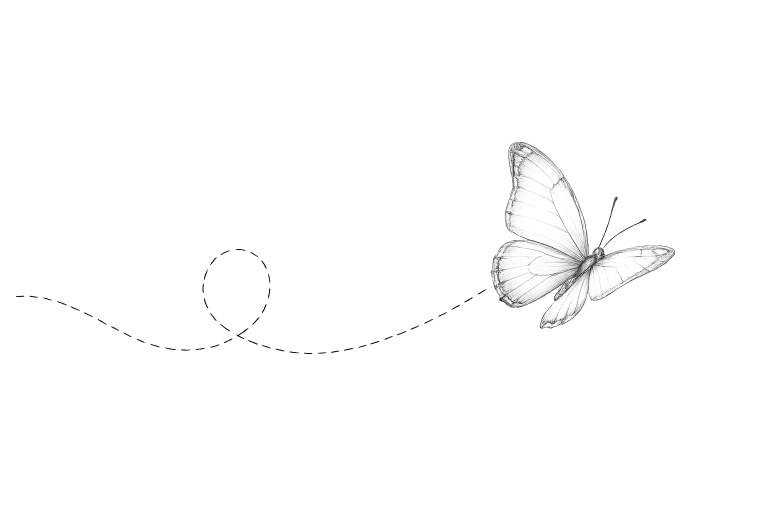
#> input picture website/assets/hero.png, 1536 x 1024 px (shown at 1/2 size)
$ python make_preview.py
#> lines starting #> are read from the running program, lines starting #| are printed output that depends on the picture
#!/usr/bin/env python3
"""Draw the page's derived image assets from the hero.

    python website/make_preview.py    # -> assets/preview.png, assets/favicon-{16,32}.png

Run it when `assets/hero.png` changes, and commit the results. It is NOT part of
`build_website.py`, which is stdlib-only on purpose — this needs Pillow, and these are
assets, not build products.

Two things come out of it, and they travel differently. The **card image** cannot be
carried inside the page: `og:image` is fetched out of band by whoever renders the link, so
a data URI is not an option, and it is uploaded to the site root beside index.html (see
"Hosting" in website/README.md). The **tab icons** are inlined as data URIs like the hero,
so the one-file page keeps its icon when it is opened from disk or arrives by email.

What it does to the art: nothing. The hero is trimmed to its own alpha bounds, scaled to
fit, and centred on the page's paper — no crop through the drawing, no filter, no text
baked over it. 1200x630 is what the card consumers expect at 2:1-ish; the hero is 3:2, so
fitting it whole leaves paper either side, which is what the page does with it too.

The icons are the exception, and only to the *resampling*: see `_shrink()`.
"""

from pathlib import Path

from PIL import Image, ImageFilter

ASSETS = Path(__file__).resolve().parent / "assets"
SRC, OUT = ASSETS / "hero.png", ASSETS / "preview.png"
SIZE = (1200, 630)
PAPER = (247, 244, 234)          # --surface-0, the page's own paper
MARGIN = 0.86                    # of the shorter axis, so the art is not flush to the edge

# Icon size -> the MinFilter radius that draws it, tuned by eye against a magnified
# contact sheet of radii 3..13 at both sizes; see `_shrink()` for what the filter is for.
# Named rather than derived from the decimation factor: they are two numbers somebody
# looked at, and a formula fitted to two points would only dress that up as arithmetic.
# Lower reads washed out, higher smears the wing veins into a blob — 16 turns first.
ICONS = {16: 9, 32: 7}
ICON_PAD = 0.14                  # of the crop's longer side: the filter dilates the ink,
                                 # so tight padding clips the wings it just thickened
DENSITY = 0.02                   # of the densest column, for telling butterfly from trail


def _butterfly(art):
    """The butterfly's own bounds, without the dashed trail that leads up to it.

    `getbbox()` is what the card wants — the whole drawing — but an icon of the whole
    drawing at 16px is a grey smear with a speck at one end. The trail is a hairline of
    dashes and the butterfly is dense line work, so a column's total alpha separates them
    by more than an order of magnitude: walk out from the densest column while the
    density holds. Measured stable at 1%, 2% and 4% (x moves by two pixels), so the
    threshold is not doing delicate work. Derived rather than hardcoded because a fixed
    box goes stale silently the moment the hero is redrawn.

    Resizing the alpha channel to one row is how a column sum is spelled in PIL alone;
    `tobytes()` on an 'L' image is those values, and keeps numpy out of an asset script.
    """
    alpha = art.getchannel("A")
    cols = alpha.resize((art.width, 1), Image.BOX).tobytes()
    peak = max(range(len(cols)), key=cols.__getitem__)
    limit = cols[peak] * DENSITY
    x0 = x1 = peak
    while x0 > 0 and cols[x0 - 1] > limit:
        x0 -= 1
    while x1 < len(cols) - 1 and cols[x1 + 1] > limit:
        x1 += 1
    rows = alpha.crop((x0, 0, x1 + 1, art.height)).resize((1, art.height), Image.BOX).tobytes()
    limit = max(rows) * DENSITY
    ys = [i for i, v in enumerate(rows) if v > limit]
    return x0, ys[0], x1 + 1, ys[-1] + 1


def _shrink(square, n):
    """One icon, at the size a browser will actually paint it.

    The hero is hairline pencil work, and averaging it down loses it: measured on this
    art, a straight LANCZOS to 16px leaves 14 of 256 pixels carrying any ink at all and
    the darkest of them at 3.9:1 on the paper — a blank cream square in the tab. A
    darkest-pixel-wins pass first is the ordinary way to decimate line art, and takes the
    same crop to 149 inked pixels with the strokes at full strength. It changes nothing
    about hero.png; it is a resampling choice, and it applies only here.

    Each size is drawn from the full-resolution crop rather than from a bigger icon. A
    single 32 that the browser scales to 16 for a 1x display re-averages the ink and
    undoes all of the above, which is what `sizes=` on the link tags exists to prevent.
    """
    return square.filter(ImageFilter.MinFilter(ICONS[n])).resize((n, n), Image.LANCZOS)


def preview(art):
    """The link-preview card: the whole drawing, centred on the paper at 1200x630."""
    art = art.crop(art.getbbox() or (0, 0, *art.size))    # its own alpha bounds
    scale = min(SIZE[0] * MARGIN / art.width, SIZE[1] * MARGIN / art.height)
    art = art.resize((round(art.width * scale), round(art.height * scale)), Image.LANCZOS)
    card = Image.new("RGB", SIZE, PAPER)
    card.paste(art, ((SIZE[0] - art.width) // 2, (SIZE[1] - art.height) // 2), art)
    card.save(OUT, optimize=True)
    print(f"wrote {OUT.name} ({SIZE[0]}x{SIZE[1]}, {OUT.stat().st_size:,} bytes)")


def icons(art):
    """The tab icons: the butterfly alone, squared up on the paper, one file per size.

    Paper rather than transparency on purpose — the drawing is dark line work, and on a
    dark browser chrome a transparent icon is an invisible one.
    """
    box = _butterfly(art)
    cut = art.crop(box)
    side = round(max(cut.size) * (1 + ICON_PAD))
    square = Image.new("RGB", (side, side), PAPER)
    square.paste(cut, ((side - cut.width) // 2, (side - cut.height) // 2), cut)
    for n in ICONS:
        path = ASSETS / f"favicon-{n}.png"
        _shrink(square, n).save(path, optimize=True)
        print(f"wrote {path.name} ({n}x{n}, {path.stat().st_size:,} bytes)")


def main():
    art = Image.open(SRC).convert("RGBA")
#> art is the input picture: PIL image 1536x1024 RGBA; mean R, G, B, A 125.7, 125.9, 125.7, 10.1
    preview(art)
#> in preview, `art = art.resize((round(art.width * scale), round(art.height * scale))..`:
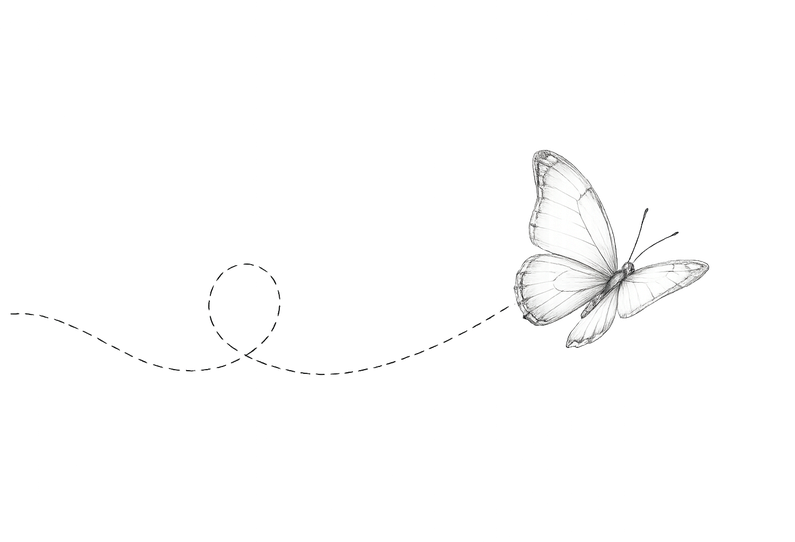
#> art: PIL image 795x542 RGBA; mean R, G, B, A 9.5, 9.5, 9.5, 10.4; transparent parts drawn white
#> in preview, `card = Image.new("RGB", SIZE, PAPER)`:
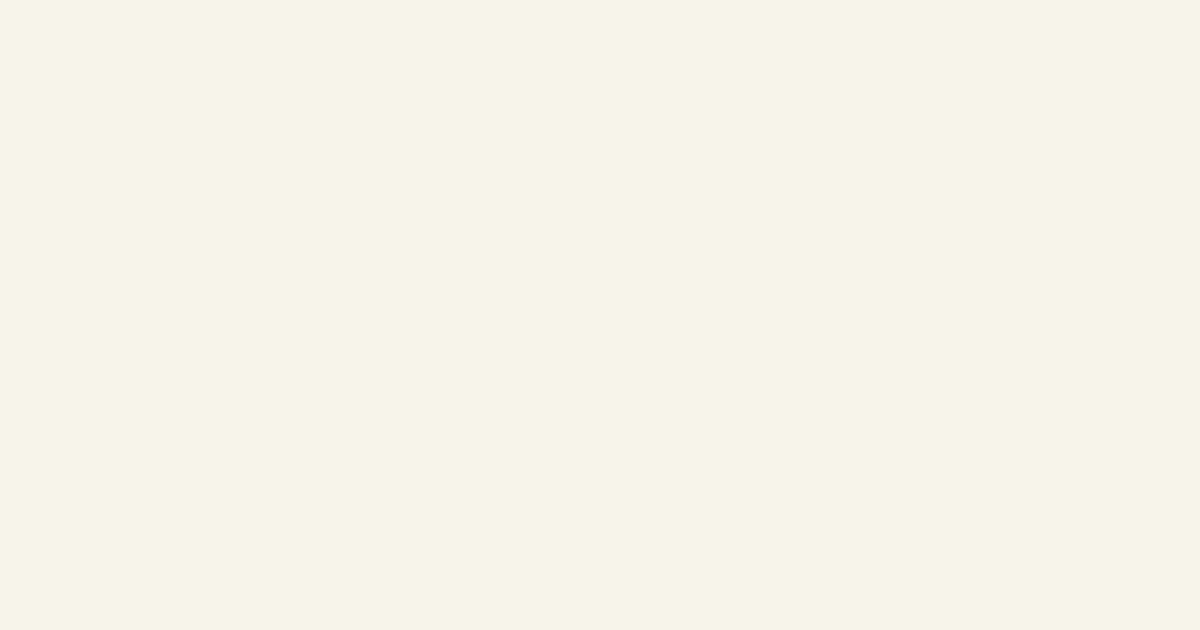
#> card: PIL image 1200x630 RGB; mean R, G, B 247, 244, 234
    icons(art)
#> in _butterfly, `alpha = art.getchannel("A")`:
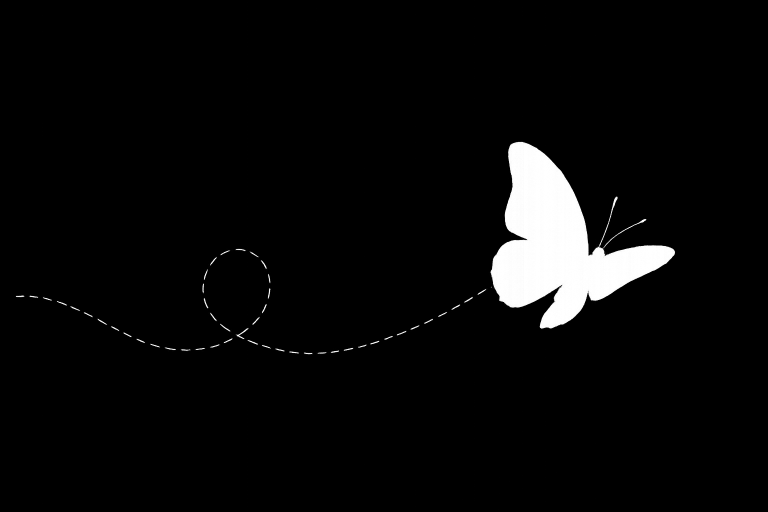
#> alpha: PIL image 1536x1024 L (shown at 1/2 size); min 0, max 255, mean 10.1
#> in _butterfly, `peak = max(range(len(cols)), key=cols.__getitem__)`: peak = 1036
#> in _butterfly, `limit = cols[peak] * DENSITY`: limit = 1.6
#> in _butterfly, `x0 = x1 = peak`: x0 = 1036
#> the loop in _butterfly, `while x0 > 0 and cols[x0 - 1] > limit:` made 54 passes
#> x0 on passes 1 to 12: 1035, 1034, 1033, 1032, 1031, 1030, 1029, 1028, 1027, 1026, 1025, 1024
#> after the loop in _butterfly, `while x0 > 0 and cols[x0 - 1] > limit:`: x0 = 982
#> after the loop in _butterfly, `while x1 < len(cols) - 1 and cols[x1 + 1] > limit:`: x1 = 1348
#> in _butterfly, `limit = max(rows) * DENSITY`: limit = 4.94
#> in _butterfly, `ys = [i for i, v in enumerate(rows) if v > limit]`: ys = 373 values from 284 to 656
#> in icons, `box = _butterfly(art)`: box = (982, 284, 1349, 657)
#> in icons, `cut = art.crop(box)`:
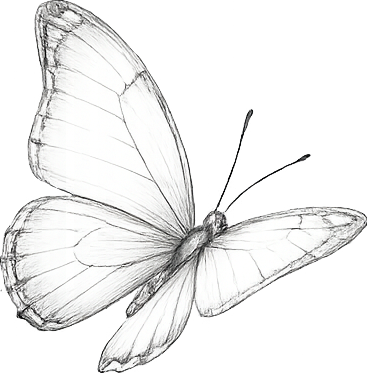
#> cut: PIL image 367x373 RGBA; mean R, G, B, A 192.6, 192.8, 192.2, 112.1; transparent parts drawn white
#> in icons, `square = Image.new("RGB", (side, side), PAPER)`:
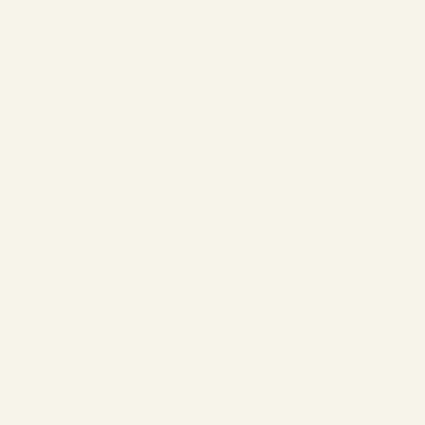
#> square: PIL image 425x425 RGB; mean R, G, B 247, 244, 234
#> in icons, `square.paste(cut, ((side - cut.width) // 2, (side - cut.height) // 2),..`:
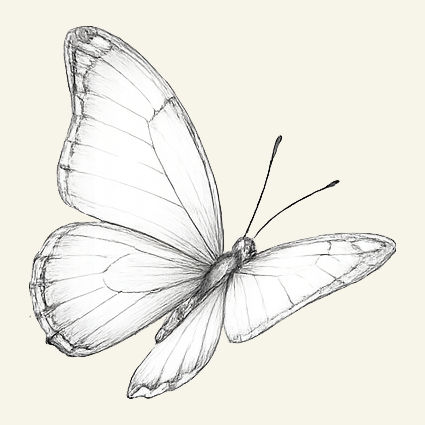
#> square: PIL image 425x425 RGB; mean R, G, B 238.3, 236.4, 229.4
#> the loop in icons, `for n in ICONS:` made 1 pass
#> pass 1, in icons, `_shrink(square, n).save(path, optimize=True)`:
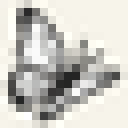
#> saved as favicon-16.png: PIL image 16x16 RGB (shown 8 times larger); mean R, G, B 202.3, 200.7, 194.4


if __name__ == "__main__":
#> (the run stopped early here; a loop or call above may not have finished)
